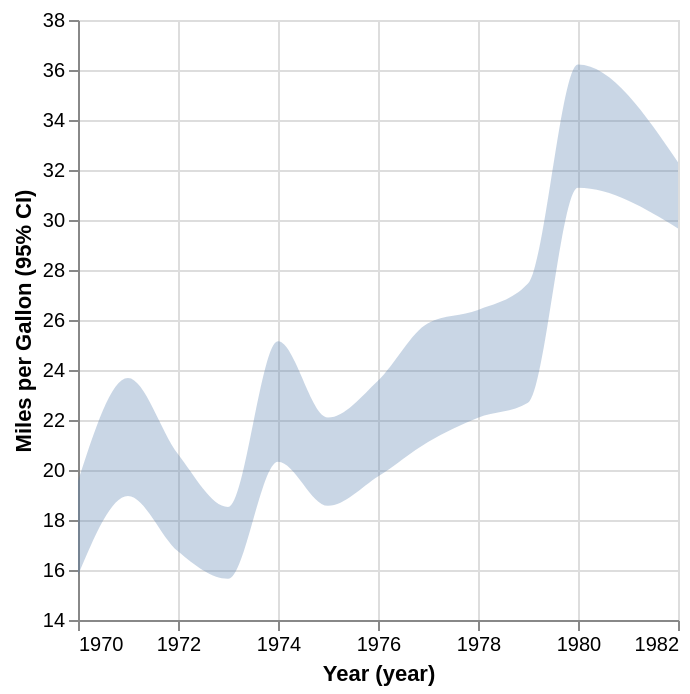

Vega-Lite specification for this chart:
### Vega-Lite specification from a JSON file in a GitHub repository (floating-point values rounded to 4 significant figures; data arrays with more than 128 entries replaced by an {"elided": "..."} marker saying what was removed)
{"$schema": "https://vega.github.io/schema/vega-lite/v5.json", "data": {"values": {"elided": "406 records"}, "format": {"parse": {"Year": "date"}}}, "encoding": {"x": {"field": "Year", "timeUnit": "year", "type": "temporal"}, "y": {"field": "Miles_per_Gallon", "scale": {"zero": false}, "title": "Miles per Gallon (95% CI)", "type": "quantitative"}}, "mark": {"borders": false, "extent": "ci", "interpolate": "monotone", "type": "errorband"}}
